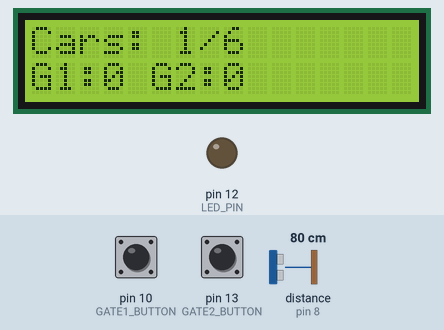
Recording of a sketch running on a simulated Arduino Uno, built with avr-gcc and run on an emulated ATmega328P. On the bench: 16×2 character LCD, output pins drawn as LEDs (lit = HIGH). Wiring (inferred from the names in the program): ultrasonic range finder: trigger pin 9; echo pin 8. The inputs (shaded band) are chosen by the test bench; at power-on: pin 10 (GATE1_BUTTON) HIGH, pin 13 (GATE2_BUTTON) HIGH, distance to the obstacle (sensor on pin 8) 80 cm. The echo pulse lasts 58.3 µs per cm; pins used as bus, display or sensor lines are not drawn; what the sketch prints to the serial monitor is not drawn.

Above: at 3.2 s.
3.3 s: pin 10 (GATE1_BUTTON) pulled LOW for 0.3 s
At 6.1 s:
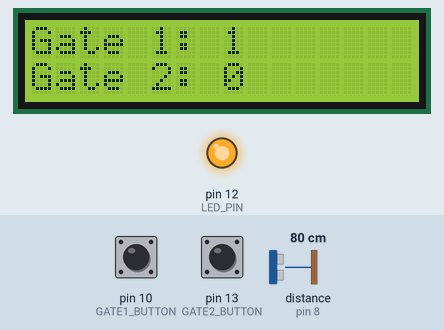
6.7 s: pin 13 (GATE2_BUTTON) pulled LOW for 1 s
At 10.7 s:
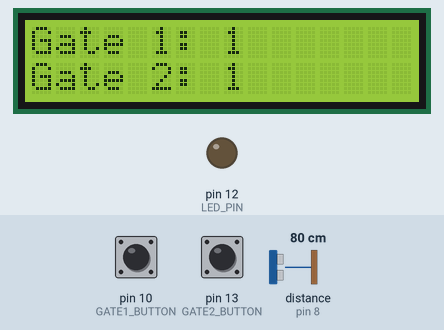
10.8 s: pin 10 (GATE1_BUTTON) pulled LOW for 3.2 s
At 12.8 s:
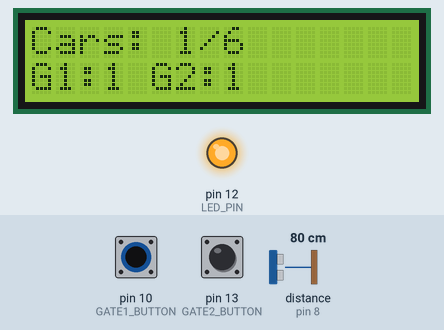
15.6 s: pin 13 (GATE2_BUTTON) pulled LOW for 1 s
At 19.7 s:
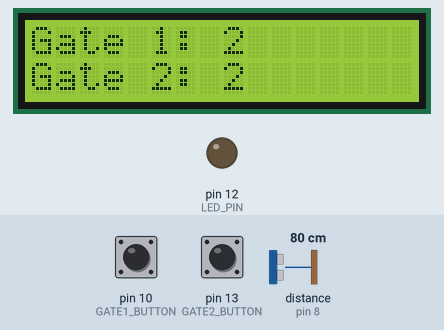
Timing chart, 0 to 20.7 s (numbered marks = the images above; inputs shaded):
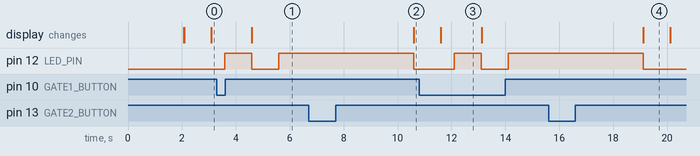

The sketch:

sketch_jan20c.ino
```cpp
#include <Wire.h>
#include <LiquidCrystal.h>

// LCD pin connections
LiquidCrystal lcd(7, 6, 5, 4, 3, 2);

// Pin definitions
#define TRIG_PIN 9
#define ECHO_PIN 8
#define LED_PIN 12
#define GATE1_BUTTON 10 // Gate 1 button
#define GATE2_BUTTON 13 // Gate 2 button

// Variables
int distanceThreshold = 500;   // Threshold for car detection (in cm)
int parkingSlots = 0;          // Tracks number of cars in the parking
int maxParkingSlots = 6;       // Maximum parking slots available
bool carDetected = false;      // Tracks if a car is currently detected
int gate1Attendees = 0;        // Tracks attendees entering through Gate 1
int gate2Attendees = 0;        // Tracks attendees entering through Gate 2
bool gate1ButtonPressed = false; // Tracks Gate 1 button state
bool gate2ButtonPressed = false; // Tracks Gate 2 button state

void setup() {
  // Initialize serial and LCD
  Serial.begin(9600);
  lcd.begin(16, 2);

  // Display initial message
  lcd.setCursor(0, 0);
  lcd.print("Smart Entry");
  lcd.setCursor(0, 1);
  lcd.print("System Loading...");
  delay(2000);
  lcd.clear();

  // Pin setup
  pinMode(TRIG_PIN, OUTPUT);
  pinMode(ECHO_PIN, INPUT);
  pinMode(LED_PIN, OUTPUT);
  pinMode(GATE1_BUTTON, INPUT_PULLUP);
  pinMode(GATE2_BUTTON, INPUT_PULLUP);

  digitalWrite(LED_PIN, LOW); // Turn off the LED initially
}

int getDistance() {
  digitalWrite(TRIG_PIN, LOW);
  delayMicroseconds(2);
  digitalWrite(TRIG_PIN, HIGH);
  delayMicroseconds(10);
  digitalWrite(TRIG_PIN, LOW);

  long duration = pulseIn(ECHO_PIN, HIGH);
  int distance = duration * 0.034 / 2; // Convert to cm
  return distance;
}

void loop() {
  // Car monitoring with distance sensor
  int distance = getDistance();
  Serial.print("Car Distance: ");
  Serial.print(distance);
  Serial.println(" cm");

  if (distance < distanceThreshold && !carDetected && parkingSlots < maxParkingSlots) {
    carDetected = true; // Detect a car
    parkingSlots++;     // Increment parking slot count

    // Display car entry
    lcd.clear();
    lcd.setCursor(0, 0);
    lcd.print("Car Entered!");
    lcd.setCursor(0, 1);
    lcd.print("Parking: ");
    lcd.print(parkingSlots);
    lcd.print("/");
    lcd.print(maxParkingSlots);
    delay(1000); // Brief delay for message display
    lcd.clear();
  } else if (distance >= distanceThreshold) {
    carDetected = false; // Reset detection when no car is present
  }

  // Gate 1 monitoring
  if (digitalRead(GATE1_BUTTON) == LOW && !gate1ButtonPressed) {
    gate1ButtonPressed = true; // Mark Gate 1 button as pressed
    gate1Attendees++;          // Increment Gate 1 attendees
    activateTicketConfirmation(); // Confirm entry with LED
    displayGateInfo();         // Update LCD display
    digitalWrite(LED_PIN, HIGH);
    delay(2000);
    digitalWrite(LED_PIN, LOW);

  }

  // Reset Gate 1 button state
  if (digitalRead(GATE1_BUTTON) == HIGH) {
    gate1ButtonPressed = false;
  }

  // Gate 2 monitoring
  if (digitalRead(GATE2_BUTTON) == LOW && !gate2ButtonPressed) {
    gate2ButtonPressed = true; // Mark Gate 2 button as pressed
    gate2Attendees++;          // Increment Gate 2 attendees
    activateTicketConfirmation(); // Confirm entry with LED
    digitalWrite(LED_PIN, HIGH);
    delay(2000);
    digitalWrite(LED_PIN, LOW);
    displayGateInfo();         // Update LCD display
  }

  // Reset Gate 2 button state
  if (digitalRead(GATE2_BUTTON) == HIGH) {
    gate2ButtonPressed = false;
  }

  // Display real-time parking info and gate attendees
  lcd.setCursor(0, 0);
  lcd.print("Cars: ");
  lcd.print(parkingSlots);
  lcd.print("/");
  lcd.print(maxParkingSlots);

  lcd.setCursor(0, 1);
  lcd.print("G1:");
  lcd.print(gate1Attendees);
  lcd.print(" G2:");
  lcd.print(gate2Attendees);

  delay(500); // Small delay for stable display refresh
}

// Activates the LED for ticket confirmation
void activateTicketConfirmation() {
  digitalWrite(LED_PIN, HIGH); // Turn on LED
  delay(1000); // Keep LED on for 1 second
  digitalWrite(LED_PIN, LOW);  // Turn off LED
}

// Displays the gate attendee information on the LCD
void displayGateInfo() {
  lcd.clear();
  lcd.setCursor(0, 0);
  lcd.print("Gate 1: ");
  lcd.print(gate1Attendees);
  lcd.setCursor(0, 1);
  lcd.print("Gate 2: ");
  lcd.print(gate2Attendees);

  Serial.print("Gate 1 Attendees: ");
  Serial.println(gate1Attendees);
  Serial.print("Gate 2 Attendees: ");
  Serial.println(gate2Attendees);
  delay(1000); // Display for 1 second
}
```

Measured:
- after the input at 3.3 s, pin 12 (LED_PIN): LOW → HIGH after 0.29 s, → LOW 1.0 s later, → HIGH 1.0 s later; the display: changes after 1.3 s (image 1)
- after the input at 6.7 s, pin 12 (LED_PIN): HIGH → LOW after 3.9 s instead of 0.90 s; the display: changes after 3.9 s (image 2)
- after the input at 10.8 s, pin 12 (LED_PIN): LOW → HIGH after 1.3 s, → LOW 1.0 s later, → HIGH 1.0 s later
- after the input at 15.6 s, pin 12 (LED_PIN): HIGH → LOW after 3.5 s instead of 0.52 s; the display: changes after 3.5 s (image 4)
- what the display in image 3 shows lasts 1.5 s, from 11.6 s to 13.1 s
